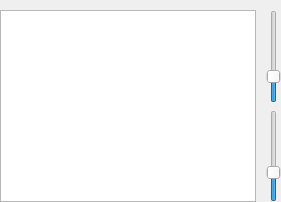
     <widget class="QWidget" name="widget_3_table" native="true">
      <property name="sizePolicy">
       <sizepolicy hsizetype="Expanding" vsizetype="Expanding">
        <horstretch>0</horstretch>
        <verstretch>0</verstretch>
       </sizepolicy>
      </property>
      <layout class="QHBoxLayout" name="horizontalLayout_7">
       <property name="spacing">
        <number>10</number>
       </property>
       <property name="leftMargin">
        <number>0</number>
       </property>
       <property name="topMargin">
        <number>10</number>
       </property>
       <property name="rightMargin">
        <number>0</number>
       </property>
       <property name="bottomMargin">
        <number>0</number>
       </property>
       <item>
        <widget class="QTableView" name="table_database">
         <property name="font">
          <font>
           <pointsize>8</pointsize>
          </font>
         </property>
        </widget>
       </item>
       <item>
        <layout class="QVBoxLayout" name="verticalLayout_2">
         <property name="spacing">
          <number>7</number>
         </property>
         <item>
          <widget class="QSlider" name="data_slider_font">
           <property name="minimum">
            <number>6</number>
           </property>
           <property name="maximum">
            <number>14</number>
           </property>
           <property name="sliderPosition">
            <number>8</number>
           </property>
           <property name="orientation">
            <enum>Qt::Vertical</enum>
           </property>
          </widget>
         </item>
         <item>
          <widget class="QSlider" name="data_slider_horizontal_size">
           <property name="minimum">
            <number>1</number>
           </property>
           <property name="maximum">
            <number>8</number>
           </property>
           <property name="singleStep">
            <number>1</number>
           </property>
           <property name="pageStep">
            <number>1</number>
           </property>
           <property name="value">
            <number>3</number>
           </property>
           <property name="sliderPosition">
            <number>3</number>
           </property>
           <property name="orientation">
            <enum>Qt::Vertical</enum>
           </property>
          </widget>
         </item>
        </layout>
       </item>
      </layout>
     </widget>
